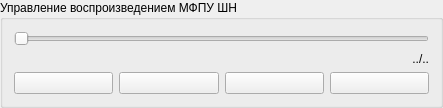
   <widget class="QGroupBox" name="play_mfpu2">
    <property name="geometry">
     <rect>
      <x>460</x>
      <y>620</y>
      <width>443</width>
      <height>100</height>
     </rect>
    </property>
    <property name="sizePolicy">
     <sizepolicy hsizetype="Fixed" vsizetype="Fixed">
      <horstretch>0</horstretch>
      <verstretch>0</verstretch>
     </sizepolicy>
    </property>
    <property name="maximumSize">
     <size>
      <width>443</width>
      <height>100</height>
     </size>
    </property>
    <property name="title">
     <string>Управление воспроизведением МФПУ ШН</string>
    </property>
    <layout class="QGridLayout" name="gridLayout_3">
     <item row="0" column="0" colspan="4">
      <widget class="QSlider" name="step_mfpu2">
       <property name="orientation">
        <enum>Qt::Horizontal</enum>
       </property>
      </widget>
     </item>
     <item row="2" column="1">
      <widget class="MyButton" name="mfpu2_play">
       <property name="text">
        <string/>
       </property>
      </widget>
     </item>
     <item row="2" column="3">
      <widget class="MyButton" name="next_2">
       <property name="text">
        <string/>
       </property>
      </widget>
     </item>
     <item row="1" column="0" colspan="4">
      <widget class="QLabel" name="progress_2">
       <property name="text">
        <string>../..</string>
       </property>
       <property name="alignment">
        <set>Qt::AlignRight|Qt::AlignTrailing|Qt::AlignVCenter</set>
       </property>
      </widget>
     </item>
     <item row="2" column="0">
      <widget class="MyButton" name="back_2">
       <property name="text">
        <string/>
       </property>
      </widget>
     </item>
     <item row="2" column="2">
      <widget class="MyButton" name="mfpu2_pause">
       <property name="text">
        <string/>
       </property>
      </widget>
     </item>
    </layout>
   </widget>
